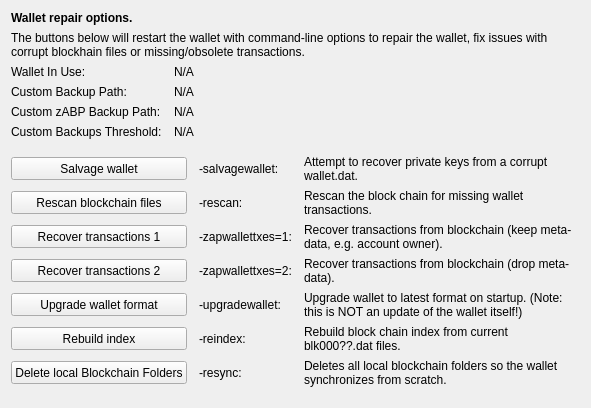
     <widget class="QWidget" name="tab_repair">
      <attribute name="title">
       <string>&amp;Wallet Repair</string>
      </attribute>
      <layout class="QGridLayout" name="gridLayout_4" columnstretch="0,0,0,0">
       <property name="horizontalSpacing">
        <number>12</number>
       </property>
       <item row="0" column="0" colspan="4">
        <widget class="QLabel" name="label_repair_header">
         <property name="font">
          <font>
           <weight>75</weight>
           <bold>true</bold>
          </font>
         </property>
         <property name="text">
          <string>Wallet repair options.</string>
         </property>
        </widget>
       </item>
       <item row="1" column="0" colspan="4">
        <widget class="QLabel" name="label_repair_helptext">
         <property name="font">
          <font>
           <weight>50</weight>
           <bold>false</bold>
          </font>
         </property>
         <property name="text">
          <string>The buttons below will restart the wallet with command-line options to repair the wallet, fix issues with corrupt blockhain files or missing/obsolete transactions.</string>
         </property>
         <property name="wordWrap">
          <bool>true</bool>
         </property>
        </widget>
       </item>
       <item row="2" column="0">
        <widget class="QLabel" name="wallet_path_label">
         <property name="text">
          <string>Wallet In Use:</string>
         </property>
        </widget>
       </item>
       <item row="2" column="1" colspan="3">
        <widget class="QLabel" name="wallet_path">
         <property name="cursor">
          <cursorShape>IBeamCursor</cursorShape>
         </property>
         <property name="text">
          <string>N/A</string>
         </property>
         <property name="textFormat">
          <enum>Qt::PlainText</enum>
         </property>
         <property name="textInteractionFlags">
          <set>Qt::LinksAccessibleByMouse|Qt::TextSelectableByKeyboard|Qt::TextSelectableByMouse</set>
         </property>
        </widget>
       </item>
       <item row="3" column="0">
        <widget class="QLabel" name="wallet_custombackuppath_label">
         <property name="text">
          <string>Custom Backup Path:</string>
         </property>
         <property name="visible">
          <bool>false</bool>
         </property>
        </widget>
       </item>
       <item row="3" column="1" colspan="3">
        <widget class="QLabel" name="wallet_custombackuppath">
         <property name="cursor">
          <cursorShape>IBeamCursor</cursorShape>
         </property>
         <property name="text">
          <string>N/A</string>
         </property>
         <property name="textFormat">
          <enum>Qt::PlainText</enum>
         </property>
         <property name="textInteractionFlags">
          <set>Qt::LinksAccessibleByMouse|Qt::TextSelectableByKeyboard|Qt::TextSelectableByMouse</set>
         </property>
         <property name="visible">
          <bool>false</bool>
         </property>
        </widget>
       </item>
       <item row="4" column="0">
        <widget class="QLabel" name="wallet_customzabpbackuppath_label">
         <property name="text">
          <string>Custom zABP Backup Path:</string>
         </property>
         <property name="visible">
          <bool>false</bool>
         </property>
        </widget>
       </item>
       <item row="4" column="1" colspan="3">
        <widget class="QLabel" name="wallet_customzabpbackuppath">
         <property name="cursor">
          <cursorShape>IBeamCursor</cursorShape>
         </property>
         <property name="text">
          <string>N/A</string>
         </property>
         <property name="textFormat">
          <enum>Qt::PlainText</enum>
         </property>
         <property name="textInteractionFlags">
          <set>Qt::LinksAccessibleByMouse|Qt::TextSelectableByKeyboard|Qt::TextSelectableByMouse</set>
         </property>
         <property name="visible">
          <bool>false</bool>
         </property>
        </widget>
       </item>
       <item row="5" column="0">
        <widget class="QLabel" name="wallet_custombackupthreshold_label">
         <property name="text">
          <string>Custom Backups Threshold:</string>
         </property>
         <property name="visible">
          <bool>false</bool>
         </property>
        </widget>
       </item>
       <item row="5" column="1" colspan="3">
        <widget class="QLabel" name="wallet_custombackupthreshold">
         <property name="cursor">
          <cursorShape>IBeamCursor</cursorShape>
         </property>
         <property name="text">
          <string>N/A</string>
         </property>
         <property name="textFormat">
          <enum>Qt::PlainText</enum>
         </property>
         <property name="textInteractionFlags">
          <set>Qt::LinksAccessibleByMouse|Qt::TextSelectableByKeyboard|Qt::TextSelectableByMouse</set>
         </property>
         <property name="visible">
          <bool>false</bool>
         </property>
        </widget>
       </item>
       <item row="6" column="0">
        <spacer name="verticalSpacer_repair1">
         <property name="orientation">
          <enum>Qt::Vertical</enum>
         </property>
         <property name="sizeHint" stdset="0">
          <size>
           <width>10</width>
           <height>10</height>
          </size>
         </property>
        </spacer>
       </item>
       <item row="7" column="0" colspan="2">
        <widget class="QPushButton" name="btn_salvagewallet">
         <property name="minimumSize">
          <size>
           <width>100</width>
           <height>23</height>
          </size>
         </property>
         <property name="text">
          <string>Salvage wallet</string>
         </property>
        </widget>
       </item>
       <item row="7" column="2">
        <widget class="QLabel" name="label_repair_salvage_command">
         <property name="text">
          <string notr="true">-salvagewallet:</string>
         </property>
        </widget>
       </item>
       <item row="7" column="3">
        <widget class="QLabel" name="label_repair_salvage">
         <property name="text">
          <string>Attempt to recover private keys from a corrupt wallet.dat.</string>
         </property>
         <property name="wordWrap">
          <bool>true</bool>
         </property>
        </widget>
       </item>
       <item row="8" column="0" colspan="2">
        <widget class="QPushButton" name="btn_rescan">
         <property name="minimumSize">
          <size>
           <width>100</width>
           <height>23</height>
          </size>
         </property>
         <property name="text">
          <string>Rescan blockchain files</string>
         </property>
        </widget>
       </item>
       <item row="8" column="2">
        <widget class="QLabel" name="label_repair_rescan_command">
         <property name="text">
          <string notr="true">-rescan:</string>
         </property>
        </widget>
       </item>
       <item row="8" column="3">
        <widget class="QLabel" name="label_repair_rescan">
         <property name="text">
          <string>Rescan the block chain for missing wallet transactions.</string>
         </property>
         <property name="wordWrap">
          <bool>true</bool>
         </property>
        </widget>
       </item>
       <item row="9" column="0" colspan="2">
        <widget class="QPushButton" name="btn_zapwallettxes1">
         <property name="minimumSize">
          <size>
           <width>100</width>
           <height>23</height>
          </size>
         </property>
         <property name="text">
          <string>Recover transactions 1</string>
         </property>
        </widget>
       </item>
       <item row="9" column="2">
        <widget class="QLabel" name="label_repair_zap1_command">
         <property name="text">
          <string notr="true">-zapwallettxes=1:</string>
         </property>
        </widget>
       </item>
       <item row="9" column="3">
        <widget class="QLabel" name="label_repair_zap1">
         <property name="text">
          <string>Recover transactions from blockchain (keep meta-data, e.g. account owner).</string>
         </property>
         <property name="wordWrap">
          <bool>true</bool>
         </property>
        </widget>
       </item>
       <item row="10" column="0" colspan="2">
        <widget class="QPushButton" name="btn_zapwallettxes2">
         <property name="minimumSize">
          <size>
           <width>100</width>
           <height>23</height>
          </size>
         </property>
         <property name="text">
          <string>Recover transactions 2</string>
         </property>
        </widget>
       </item>
       <item row="10" column="2">
        <widget class="QLabel" name="label_repair_zap2_command">
         <property name="text">
          <string notr="true">-zapwallettxes=2:</string>
         </property>
        </widget>
       </item>
       <item row="10" column="3">
        <widget class="QLabel" name="label_repair_zap2">
         <property name="text">
          <string>Recover transactions from blockchain (drop meta-data).</string>
         </property>
         <property name="wordWrap">
          <bool>true</bool>
         </property>
        </widget>
       </item>
       <item row="11" column="0" colspan="2">
        <widget class="QPushButton" name="btn_upgradewallet">
         <property name="minimumSize">
          <size>
           <width>100</width>
           <height>23</height>
          </size>
         </property>
         <property name="text">
          <string>Upgrade wallet format</string>
         </property>
        </widget>
       </item>
       <item row="11" column="2">
        <widget class="QLabel" name="label_repair_upgrade_command">
         <property name="text">
          <string notr="true">-upgradewallet:</string>
         </property>
        </widget>
       </item>
       <item row="11" column="3">
        <widget class="QLabel" name="label_repair_upgrade">
         <property name="text">
          <string>Upgrade wallet to latest format on startup. (Note: this is NOT an update of the wallet itself!)</string>
         </property>
         <property name="wordWrap">
          <bool>true</bool>
         </property>
        </widget>
       </item>
       <item row="12" column="0" colspan="2">
        <widget class="QPushButton" name="btn_reindex">
         <property name="minimumSize">
          <size>
           <width>100</width>
           <height>23</height>
          </size>
         </property>
         <property name="text">
          <string>Rebuild index</string>
         </property>
        </widget>
       </item>
       <item row="12" column="2">
        <widget class="QLabel" name="label_repair_reindex_command">
         <property name="text">
          <string notr="true">-reindex:</string>
         </property>
        </widget>
       </item>
       <item row="12" column="3">
        <widget class="QLabel" name="label_repair_reindex">
         <property name="text">
          <string>Rebuild block chain index from current blk000??.dat files.</string>
         </property>
         <property name="wordWrap">
          <bool>true</bool>
         </property>
        </widget>
       </item>
       <item row="13" column="0" colspan="2">
        <widget class="QPushButton" name="btn_resync">
         <property name="minimumSize">
          <size>
           <width>100</width>
           <height>23</height>
          </size>
         </property>
         <property name="text">
          <string>Delete local Blockchain Folders</string>
         </property>
        </widget>
       </item>
       <item row="13" column="2">
        <widget class="QLabel" name="label_repair_resync_command">
         <property name="text">
          <string>-resync:</string>
         </property>
        </widget>
       </item>
       <item row="13" column="3">
        <widget class="QLabel" name="label_repair_resync">
         <property name="text">
          <string>Deletes all local blockchain folders so the wallet synchronizes from scratch.</string>
         </property>
         <property name="wordWrap">
          <bool>true</bool>
         </property>
        </widget>
       </item>
       <item row="14" column="0">
        <spacer name="verticalSpacer_repair2">
         <property name="orientation">
          <enum>Qt::Vertical</enum>
         </property>
         <property name="sizeHint" stdset="0">
          <size>
           <width>20</width>
           <height>10</height>
          </size>
         </property>
        </spacer>
       </item>
      </layout>
     </widget>
